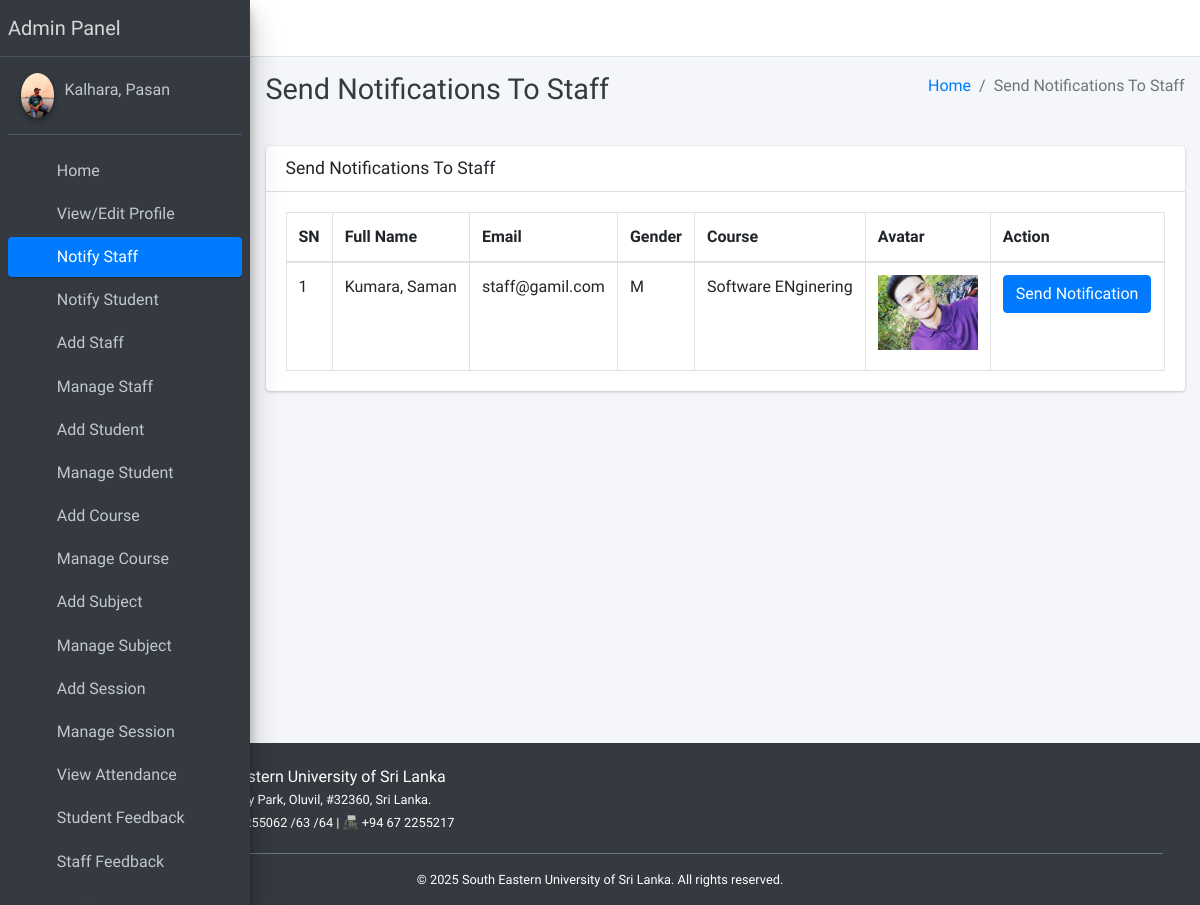
/admin_notify_staff (signed in), run on an earlier commit of the app's database.
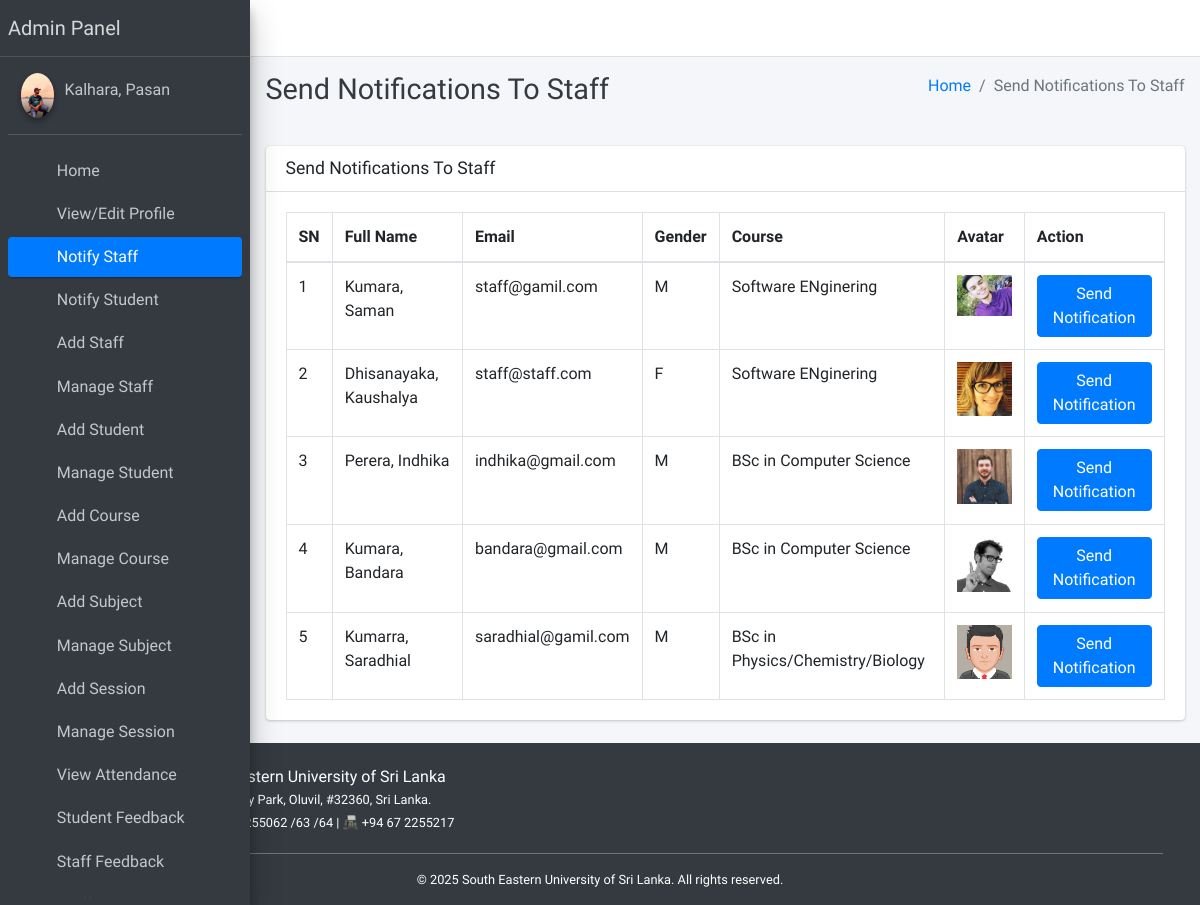
And on a later commit of the database.
### main_app/models.py (models this page shows, shortened)
class CustomUser(AbstractUser):
    USER_TYPE = ((1, "HOD"), (2, "Staff"), (3, "Student"))
    GENDER = [("M", "Male"), ("F", "Female")]
    username = None  # Removed username, using email instead
    email = models.EmailField(unique=True)
    user_type = models.CharField(default=1, choices=USER_TYPE, max_length=1)
    gender = models.CharField(max_length=1, choices=GENDER)
    profile_pic = models.ImageField()
    address = models.TextField()
    fcm_token = models.TextField(default="")  # For firebase notifications
    created_at = models.DateTimeField(auto_now_add=True)
    updated_at = models.DateTimeField(auto_now=True)
    USERNAME_FIELD = "email"
    REQUIRED_FIELDS = []
    objects = CustomUserManager()
    def __str__(self):
        return self.last_name + ", " + self.first_name

class Staff(models.Model):
    course = models.ForeignKey(Course, on_delete=models.DO_NOTHING, null=True, blank=False)
    admin = models.OneToOneField(CustomUser, on_delete=models.CASCADE)

class Course(models.Model):
    name = models.CharField(max_length=120)
    created_at = models.DateTimeField(auto_now_add=True)
    updated_at = models.DateTimeField(auto_now=True)

### main_app/hod_views.py (the view)
# urls.py: path("admin_notify_staff", hod_views.admin_notify_staff,
def admin_notify_staff(request):
    staff = CustomUser.objects.filter(user_type=2)
    context = {
        'page_title': "Send Notifications To Staff",
        'allStaff': staff
    }
    return render(request, "hod_template/staff_notification.html", context)

### main_app/templates/hod_template/staff_notification.html (shortened to what this page needs)
{% extends 'main_app/base.html' %}
{% load static %}
{% block page_title %}{{page_title}}{% endblock page_title %}
{% block content %}
<section class="content">
    <div class="container-fluid">
        <div class="row">
            <div class="col-md-12">
                <div class="card">
                    <div class="card-header">
                        <h3 class="card-title">{{page_title}}</h3>
                    </div>
                    <div class="card-body">
                        <table id="example2" class="table table-bordered table-hover">
                            <thead>
                                <tr>
                                    <th>SN</th>
                                    <th>Full Name</th>
                                    <th>Email</th>
                                    <th>Gender</th>
                                    <th>Course</th>
                                    <th>Avatar</th>
                                    <th>Action</th>
                                </tr>
                            </thead>
                            <tbody>
                                {% for staff in allStaff %}
                                <tr>
                                    <td>{{ forloop.counter }}</td>
                                    <td>{{staff.last_name}}, {{staff.first_name}}</td>
                                    <td>{{staff.email}}</td>
                                    <td>{{staff.gender}}</td>
                                    <td>{{staff.staff.course.name}}</td>
                                    <td>
                                        {% if staff.profile_pic == ""  %}
                                        No Image
                                        {% else %}
                                        <img class="img img-fluid mb-2" height="100" width="100"
                                            src="{{staff.profile_pic}}" alt="">
                                        {% endif %}
                                    </td>
                                    <td><button data-toggle = "modal" data-target = "#myModal"class="btn btn-primary show_notification" value="{{staff.id}}">Send Notification</button>
                                    </td>
                                </tr>
                                {% endfor %}
                            </tbody>
                        </table>
                    </div>
                </div>
            </div>
        </div>
    </div>
</section>
{% endblock content %}

What changed in the data, as far as the page shows it:
added CustomUser: last_name "Dhisanayaka", first_name "Kaushalya", email "staff@staff.com", gender "F", staff.course.name "Software ENginering", profile_pic (picture)
added CustomUser: last_name "Perera", first_name "Indhika", email "indhika@gmail.com", gender "M", staff.course.name "BSc in Computer Science", profile_pic (picture)
added CustomUser: last_name "Kumara", first_name "Bandara", email "bandara@gmail.com", gender "M", staff.course.name "BSc in Computer Science", profile_pic (picture)
added CustomUser: last_name "Kumarra", first_name "Saradhial", email "saradhial@gamil.com", gender "M", staff.course.name "BSc in Physics/Chemistry/Biology", profile_pic (picture)
